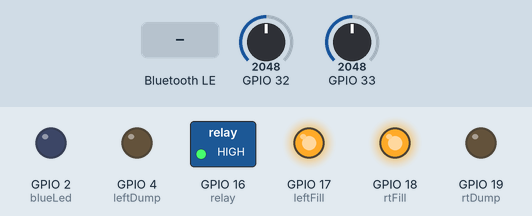
Simulated run of this sketch. Board: ESP32. Parts: switched loads named in the sketch (green lamp = pin HIGH), output pins drawn as LEDs (lit = HIGH). The inputs (shaded band) are chosen by the test bench; at power-on: GPIO 32 = 2048, GPIO 33 = 2048. EEPROM starts erased; nothing arrives over Bluetooth unless stated; a phone connects over Bluetooth LE 3 s after start; what the sketch prints to the serial monitor is not drawn.

Above: at 1.2 s.
1.3 s: Bluetooth LE write "200" received
At 2.1 s:
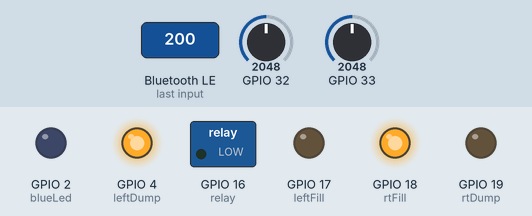
4.3 s: Bluetooth LE write "1" received
At 5.6 s:
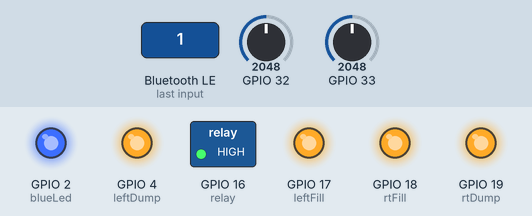
5.9 s: Bluetooth LE write "0" received
At 7.1 s:
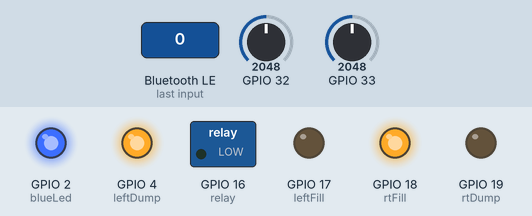
7.5 s: Bluetooth LE write "200" received
At 8.8 s:
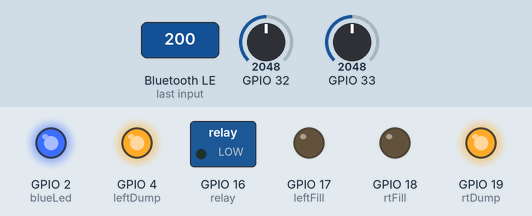
9.1 s: Bluetooth LE write "1" received
At 9.7 s:
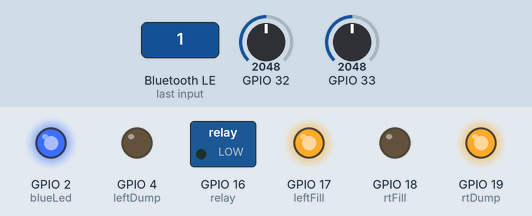
10.8 s: Bluetooth LE write "5" received
At 11.7 s:
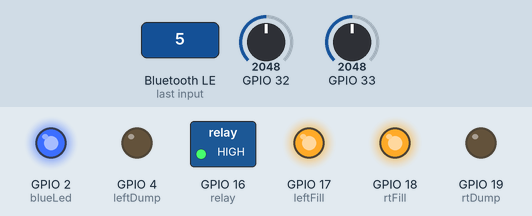
Timing chart, 0 to 13.4 s (numbered marks = the images above; inputs shaded):
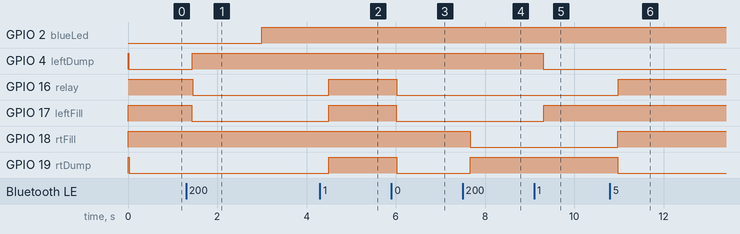

Measured:
- after the input at 1.3 s, GPIO 4 (leftDump): LOW → HIGH after 0.13 s; GPIO 16 (relay): HIGH → LOW after 0.15 s; GPIO 17 (leftFill): HIGH → LOW after 0.13 s
- after the input at 4.3 s, GPIO 16 (relay), GPIO 17 (leftFill), GPIO 19 (rtDump): LOW → HIGH after 0.20 s
- after the input at 5.9 s, GPIO 16 (relay): HIGH → LOW after 0.13 s; GPIO 17 (leftFill): HIGH → LOW after 0.11 s; GPIO 19 (rtDump): HIGH → LOW after 0.12 s
- after the input at 7.5 s, GPIO 18 (rtFill): HIGH → LOW after 0.17 s; GPIO 19 (rtDump): LOW → HIGH after 0.17 s
- after the input at 9.1 s, GPIO 4 (leftDump): HIGH → LOW after 0.21 s; GPIO 17 (leftFill): LOW → HIGH after 0.21 s
- after the input at 10.8 s, GPIO 16 (relay), GPIO 18 (rtFill): LOW → HIGH after 0.18 s; GPIO 19 (rtDump): HIGH → LOW after 0.17 s

The sketch:

airbag_control_esp32_ble_v2.ino
```cpp
#include <RunningAverage.h>
#include <EEPROM.h>
#include <BLEDevice.h>
#include <BLEUtils.h>
#include <BLEServer.h>
#include <BLE2902.h>
#include <BLECharacteristic.h>

#define PRESSURE_SERVICE_UUID "e4a838e1-5307-424d-a288-e1c66365a215"
#define LEFT_PRESS_CHAR_UUID "64a4c480-1910-4059-a642-44515115ebc1"
#define RIGHT_PRESS_CHAR_UUID "384b9e03-ad97-4549-98a2-c4479318263c"

#define SETTING_SERVICE_UUID "b01d4b71-6794-415f-aee8-7edd21ce4eec"
#define LEFT_SETTING_CHAR_UUID "c017926e-77ec-4286-8f40-af49b0d63ff8"
#define RIGHT_SETTING_CHAR_UUID "27b67d88-8da0-4bc5-a689-6fe3c6cb9133"
#define MODE_CHAR_UUID "8bd8c597-f228-4f52-a6ee-194a76d0bd01"

#define STATUS_SERVICE_UUID "ef4462fb-996b-416b-b7db-d753f99a712b"
#define PUMP_CONT_UUID "ee0a9c1a-6326-4e12-9158-f95726fbf3f1"
#define LEFT_DUMP_UUID "99bb0d87-5285-4e9d-b892-ece4c6b4cc09"
#define LEFT_FILL_UUID "6bf9c462-afe7-4635-aed4-f3015ac1b285"
#define RIGHT_DUMP_UUID "c30450fa-45ad-4a16-96a4-d49dbb17e47c"
#define RIGHT_FILL_UUID "621d4344-380a-4f88-badd-584fee712f1b"

#define EEPROM_SIZE 2

#define READING_NUM 15
using namespace std;

//EEPROM placeholders
int lPlace;
int rtPlace;
int eeAddr = 0;

//pin setup
int leftDump = 4 ;  //purple, relay 1
int relay = 16;  //blue, relay 2
int leftFill = 17; //green, relay 4
int rtFill = 18;  //yellow, relay 7
int rtDump = 19;  //orange, relay 8

int blueLed = 2;  //blue LED

int leftRaw;  //pin 32
int rtRaw;  //pin 33

//pressure variables
int leftSet = 5;
int rtSet = 5;
int leftPress, rtPress;
bool leftPumpNeeded;
bool rightPumpNeeded;
int sol;

//manual mode
int manualMode = 0;
int manualPump = 0;

//average press readings for smoothing input
RunningAverage leftAvg(READING_NUM);
RunningAverage rightAvg(READING_NUM);

BLEServer *pServer;

//BLE characteristics
BLECharacteristic *leftPressChar;
BLECharacteristic *rightPressChar;
BLECharacteristic *leftSettingChar;
BLECharacteristic *rightSettingChar;
BLECharacteristic *modeSettingChar;

BLECharacteristic *pumpStatusChar;
BLECharacteristic *leftDumpChar;
BLECharacteristic *leftFillChar;
BLECharacteristic *rightDumpChar;
BLECharacteristic *rightFillChar;

bool deviceConnected = false;
bool oldDeviceConnected = false;

String leftSettingString, rightSettingString;

//function prototypes
void saveSettings(int, int);

//BLE callbacks
//lights up blue led whenever bluetooth is connected
class MyServerCallbacks: public BLEServerCallbacks {
    void onConnect(BLEServer* pServer) {
      deviceConnected = true;
      digitalWrite(blueLed, HIGH);
    };

    void onDisconnect(BLEServer* pServer) {
      deviceConnected = false;
      digitalWrite(blueLed, LOW);
    }
};

class CharacteristicCallback : public BLECharacteristicCallbacks {
    String l_setting, r_setting;

    void onWrite(BLECharacteristic *characteristic_) {
      Serial.println("characteristic changed");
      l_setting = leftSettingChar->getValue().c_str();
      r_setting = rightSettingChar->getValue().c_str();
      leftSet = l_setting.toInt();
      rtSet = r_setting.toInt();
      Serial.println(leftSet);
      Serial.println(rtSet);
      saveSettings(leftSet, rtSet);
    }
};

class ModeCharacteristicCallback : public BLECharacteristicCallbacks {
    String modeSetting;


    void onWrite(BLECharacteristic *characteristic_) {
      Serial.println("mode characteristic changed");
      modeSetting = characteristic_->getValue().c_str();
      int manualModeTest = modeSetting.toInt();

      if (manualModeTest == 1) {
        manualMode = 1;
      }
      else {
        manualMode = 0;
      }

    }
};

class ManualCharacteristicCallback : public BLECharacteristicCallbacks {
    String modeSetting;


    void onWrite(BLECharacteristic *characteristic_) {
      Serial.println("manual characteristic changed");
      modeSetting = characteristic_->getValue().c_str();
      int manualModeTest = modeSetting.toInt();

      if (manualModeTest == 1) {
        manualPump = 1;
        Serial.println("turning pump on");
      }
      else {
        manualPump = 0;
        Serial.println("turning pump off");
      }

    }
};
void setup() {
  //pin settings
  pinMode(relay, OUTPUT);
  pinMode(leftFill, OUTPUT);
  pinMode(rtFill, OUTPUT);
  pinMode(leftDump, OUTPUT);
  pinMode(rtDump, OUTPUT);
  pinMode(blueLed, OUTPUT);
  digitalWrite(relay, HIGH);
  digitalWrite(leftFill, HIGH);
  digitalWrite(rtFill, HIGH);
  digitalWrite(leftDump, HIGH);
  digitalWrite(rtDump, HIGH);
  digitalWrite(blueLed, LOW);

  //Bluetooth Setup
  BLEDevice::init("Airbag Controller");
  pServer = BLEDevice:: createServer();
  pServer->setCallbacks(new MyServerCallbacks());

  //pressure service and chars
  BLEService *pressService = pServer->createService(PRESSURE_SERVICE_UUID);
  leftPressChar = pressService->createCharacteristic(LEFT_PRESS_CHAR_UUID, BLECharacteristic::PROPERTY_READ | BLECharacteristic::PROPERTY_WRITE | BLECharacteristic::PROPERTY_NOTIFY);
  rightPressChar = pressService->createCharacteristic(RIGHT_PRESS_CHAR_UUID, BLECharacteristic::PROPERTY_READ | BLECharacteristic::PROPERTY_WRITE | BLECharacteristic::PROPERTY_NOTIFY);

  //pressure setting service and chars
  BLEService *settingService = pServer->createService(SETTING_SERVICE_UUID);
  leftSettingChar = settingService->createCharacteristic(LEFT_SETTING_CHAR_UUID, BLECharacteristic::PROPERTY_READ | BLECharacteristic::PROPERTY_WRITE);
  rightSettingChar = settingService->createCharacteristic(RIGHT_SETTING_CHAR_UUID, BLECharacteristic::PROPERTY_READ | BLECharacteristic::PROPERTY_WRITE);
  modeSettingChar = settingService->createCharacteristic(MODE_CHAR_UUID, BLECharacteristic::PROPERTY_READ | BLECharacteristic::PROPERTY_WRITE);
  pumpStatusChar = settingService->createCharacteristic(PUMP_CONT_UUID, BLECharacteristic::PROPERTY_READ | BLECharacteristic::PROPERTY_WRITE | BLECharacteristic::PROPERTY_NOTIFY);


  //status service and chars
  BLEService *statusService = pServer->createService(STATUS_SERVICE_UUID);
  leftDumpChar = statusService->createCharacteristic(LEFT_DUMP_UUID, BLECharacteristic::PROPERTY_READ | BLECharacteristic::PROPERTY_WRITE | BLECharacteristic::PROPERTY_NOTIFY);
  leftFillChar = statusService->createCharacteristic(LEFT_FILL_UUID, BLECharacteristic::PROPERTY_READ | BLECharacteristic::PROPERTY_WRITE | BLECharacteristic::PROPERTY_NOTIFY);
  rightDumpChar = statusService->createCharacteristic(RIGHT_DUMP_UUID, BLECharacteristic::PROPERTY_READ | BLECharacteristic::PROPERTY_WRITE | BLECharacteristic::PROPERTY_NOTIFY);
  rightFillChar = statusService->createCharacteristic(RIGHT_FILL_UUID, BLECharacteristic::PROPERTY_READ | BLECharacteristic::PROPERTY_WRITE | BLECharacteristic::PROPERTY_NOTIFY);

  pumpStatusChar->addDescriptor(new BLE2902());
  leftDumpChar->addDescriptor(new BLE2902());
  leftFillChar->addDescriptor(new BLE2902());
  rightDumpChar->addDescriptor(new BLE2902());
  rightFillChar->addDescriptor(new BLE2902());
  leftPressChar->addDescriptor(new BLE2902());
  rightPressChar->addDescriptor(new BLE2902());


  leftSettingChar->setCallbacks(new CharacteristicCallback());
  rightSettingChar->setCallbacks(new CharacteristicCallback());
  modeSettingChar->setCallbacks(new ModeCharacteristicCallback());
  pumpStatusChar->setCallbacks(new ManualCharacteristicCallback());

  pressService->start();
  settingService->start();
  statusService->start();

  BLEAdvertising *pAdvertising = BLEDevice::getAdvertising();
  pAdvertising->addServiceUUID(PRESSURE_SERVICE_UUID);
  pAdvertising->addServiceUUID(SETTING_SERVICE_UUID);
  pAdvertising->addServiceUUID(STATUS_SERVICE_UUID);
  pAdvertising->setScanResponse(true);
  pAdvertising->setMinPreferred(0x12);
  BLEDevice::startAdvertising();


  //serial setup
  Serial.begin(115200);        //for debugging, won't be used in normal ops  //MySerial.begin(19200);

  //EEPROM setup
  EEPROM.begin(EEPROM_SIZE);
  lPlace = EEPROM.read(0);
  rtPlace = EEPROM.read(1);
  Serial.print("EEPROM values: ");
  Serial.print(lPlace);
  Serial.println(rtPlace);

  //input validation of eeprom values
  if ((lPlace > 5) && (lPlace < 90)) {
    leftSet = lPlace;
    leftSettingString = String(leftSet);
    leftSettingChar->setValue(leftSettingString.c_str());
    Serial.print("initial left setting: ");
    Serial.println(leftSet);
  }

  if ((rtPlace > 5) && (rtPlace < 90)) {
    rtSet = rtPlace;
    rightSettingString = String(rtSet);
    rightSettingChar->setValue(String(rtSet).c_str());
    Serial.print("initial right setting");
    Serial.println(rtSet);
  }

  //populate queues for averages
  for(int i = 0; i < READING_NUM; i++) {
    leftAvg.addValue(analogRead(32));
    rightAvg.addValue(analogRead(33));
  }
}

void loop() {
  checkToReconnect();
  //pressure read
  leftRaw = averageReadings(analogRead(32), 'L');
  rtRaw = averageReadings(analogRead(33), 'R');
  //Serial.print("left avg: ");
  //Serial.println(leftRaw);
  //Serial.print("right avg");
  //Serial.println(rtRaw);
  leftPress = pressureConvert(leftRaw);
  rtPress = pressureConvert(rtRaw);
  Serial.println(leftPress);
  Serial.println(rtPress);
  leftPressChar->setValue(leftPress);
  rightPressChar->setValue(rtPress);
  leftPressChar->notify();
  delay(5);
  rightPressChar->notify();
  delay(5);
  if (manualMode == 0) {
    //Serial.println("auto mode");
    //relays energize when LOW signal (grounded out)
    //fill left
    if (leftPress < (leftSet + 5)) {
      if (leftPress < (leftSet - 5)) {
        leftPumpNeeded = true;
        //automatic pressure control

        digitalWrite(leftFill, LOW);
        sol = 1;
        leftFillChar->setValue(sol);
        leftFillChar->notify();
        delay(5);
        digitalWrite(leftDump, HIGH);
        sol = 0;
        leftDumpChar->setValue(sol);
        leftDumpChar->notify();
        delay(5);
        //Serial.println("Left airbag filling");
      }
    }
    //dump left
    else if (leftPress > (leftSet + 5)) {
      if (leftPress > (leftSet - 5)) {
        digitalWrite(leftDump, LOW);
        sol = 1;
        leftDumpChar->setValue(sol);
        leftDumpChar->notify();
        delay(5);
        digitalWrite(leftFill, HIGH);
        sol = 0;
        leftFillChar->setValue(sol);
        leftFillChar->notify();
        delay(5);
        leftPumpNeeded = false;
        //Serial.println("Left airbag dumping");
      }
    }
    //idle
    else {
      digitalWrite(leftDump, HIGH);
      digitalWrite(leftFill, HIGH);
      sol = 0;
      leftDumpChar->setValue(sol);
      leftFillChar->setValue(sol);
      leftDumpChar->notify();
      delay(5);
      leftFillChar->notify();
      delay(5);
      leftPumpNeeded = false;
      //Serial.println("left solenoids closed");
    }

    //fill right
    if (rtPress < (rtSet + 5)) {
      if (rtPress < (rtSet - 5)) {
        rightPumpNeeded = true;
        digitalWrite(rtFill, LOW);
        sol = 1;
        rightFillChar->setValue(sol);
        rightFillChar->notify();
        delay(5);
        digitalWrite(rtDump, HIGH);
        sol = 0;
        rightDumpChar->setValue(sol);
        rightDumpChar->notify();
        delay(5);
        //Serial.println("Right airbag filling");
      }
    }
    //dump right
    else if (rtPress > (rtSet + 5)) {
      if (rtPress > (rtSet - 5)) {
        digitalWrite(rtDump, LOW);
        sol = 1;
        rightDumpChar->setValue(sol);
        rightDumpChar->notify();
        delay(5);
        digitalWrite(rtFill, HIGH);
        sol = 0;
        rightFillChar->setValue(sol);
        rightFillChar->notify();
        delay(5);
        rightPumpNeeded = false;
        //Serial.println("Right airbag dumping");
      }
    }

    //idle
    else {
      digitalWrite(rtDump, HIGH);
      digitalWrite(rtFill, HIGH);
      sol = 0;
      rightFillChar->setValue(sol);
      rightDumpChar->setValue(sol);
      rightFillChar->notify();
      delay(5);
      rightDumpChar->notify();
      delay(5);
      rightPumpNeeded = false;
      //Serial.println("right solenoids closed");
    }
    //turn off pump
    pumpNeeded(leftPumpNeeded, rightPumpNeeded);
  }

  //manual pump control for filling tires
  else if (manualMode == 1) {
    //Serial.println("manual mode");
    //closes all solenoids
    digitalWrite(leftFill, HIGH);
    digitalWrite(leftDump, HIGH);
    digitalWrite(rtFill, HIGH);
    digitalWrite(rtDump, HIGH);

    //pump on
    if (manualPump == 1) {
      digitalWrite(relay, LOW);
      pumpStatusChar->setValue(manualPump);
      pumpStatusChar->notify();
      delay(5);
    }
    else {
      digitalWrite(relay, HIGH);
      pumpStatusChar->setValue(manualPump);
      pumpStatusChar->notify();
      delay(5);
    }
  }
  delay(200);
}
///////////////////////////////////////////////
//                 FUNCTIONS                 //
///////////////////////////////////////////////

//converts analog signal to psi.  requires testing
float pressureConvert(float in) {
  /*
    float psi;
    psi = (in - 409) * (200/10000);
    return psi;
  */
  int pressureValue;

  const int pressureZero = 360; //analog reading of pressure transducer at 0psi -- this is 360/4096 counts; therefore, ~0.09V at 0PSI
  const int pressureMax = 4096; //analog reading of pressure transducer at 100psi -- therefore 4096/4096 = 3.3v and 100PSI
  const int pressuretransducermaxPSI = 200; //psi value of transducer being used - 0-100PSI
  //float pressureValue1 = 0; // used for Arduino analogRead

  if (in > 4096) {
    in = 4096;
  }

  if (in < 360) {
    in = 360;
  }

  pressureValue = ((in - pressureZero) * pressuretransducermaxPSI) / (pressureMax - pressureZero); //conversion equation to convert analog reading to psi
  return pressureValue;
}


//===========

void saveSettings(int leftSetting, int rightSetting) {
  EEPROM.write(0, leftSetting);
  EEPROM.write(1, rightSetting);
  EEPROM.commit();
  Serial.println("Saved in memory");
}

void pumpNeeded(bool left, bool right) {
  int pumpSol;
  if (left || right) {
    digitalWrite(relay, LOW);
    pumpSol = 1;
  }

  else {
    digitalWrite(relay, HIGH);
    pumpSol = 0;
  }
  pumpStatusChar->setValue(pumpSol);
  pumpStatusChar->notify();
  delay(5);
}

void checkToReconnect() {
  if (!deviceConnected && oldDeviceConnected) {
    delay(500);
    pServer->startAdvertising();
    Serial.println("Disconnected...start advertising");
    oldDeviceConnected = deviceConnected;
  }

  if (deviceConnected && !oldDeviceConnected) {
    Serial.println("reconnected");
    oldDeviceConnected = deviceConnected;
  }
}

int averageReadings(int input, char side) {


  if (side == 'L') {
    Serial.print("left input: ");
    Serial.println(input);
    leftAvg.addValue(input);
    return (int) leftAvg.getAverage();
  }

  else if (side == 'R') {
    Serial.print("right input: ");
    Serial.println(input);
    rightAvg.addValue(input);
    return (int) rightAvg.getAverage();
  }

  else {
    return 0;
  }
}
```
